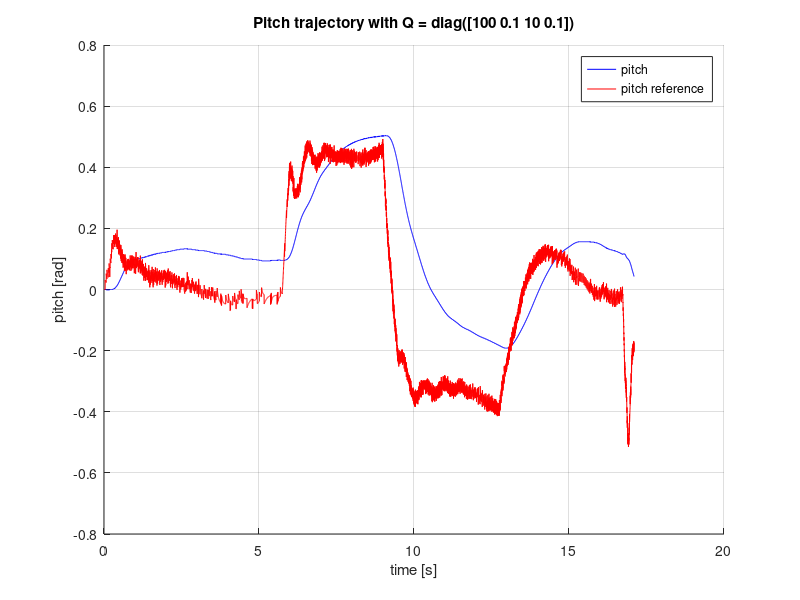
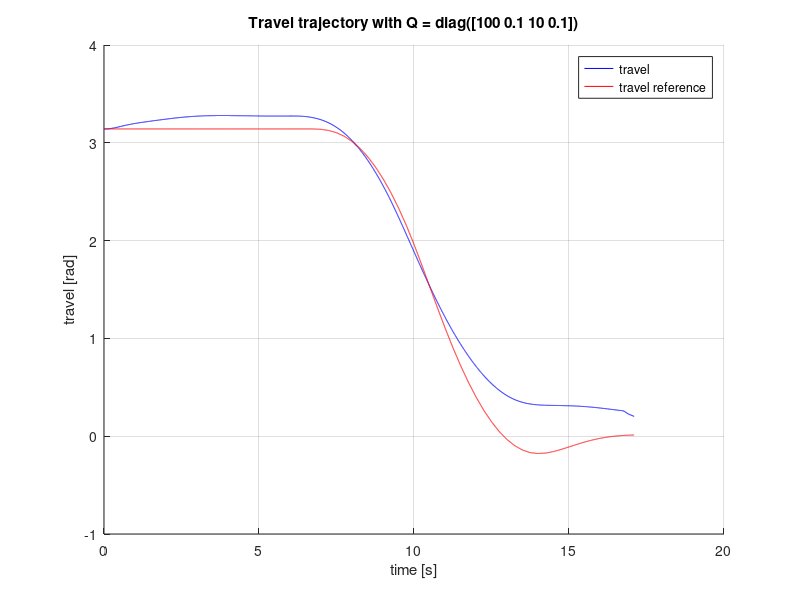

MATLAB code for these plots, in order:
load('pitch.mat');
load('travel.mat');
load('travel_ref.mat');
load('pitch_ref.mat');

figure(1); clf
hold on;
grid on;
xlabel('time [s]');
ylabel('pitch [rad]');
y = measured_pitch(2,:);
t = measured_pitch(1,:);
p1 = plot(t,y, 'b');
y2 = pitch_ref(2,:);
t2 = pitch_ref(1,:);
p2 = plot(t2,y2,'r');
title('Pitch trajectory with Q = diag([100 0.1 10 0.1])');
legend([p1,p2], 'pitch', 'pitch reference');
hold off;
%saveas(gcf, '10_3_2pitchQ3','epsc');

figure(2); clf
hold on;
grid on;
xlabel('time [s]');
ylabel('travel [rad]');
y1 = measured_travel(2,:);
t1 = measured_travel(1,:);
p3 = plot(t1,y1,'b');
y3 = travel_ref(2,:);
t3 = travel_ref(1,:);
p4 = plot(t3,y3,'r');
title('Travel trajectory with Q = diag([100 0.1 10 0.1])');
legend([p3,p4], 'travel', 'travel reference');
hold off;

%saveas(gcf, '10_3_2travelQ3','epsc');